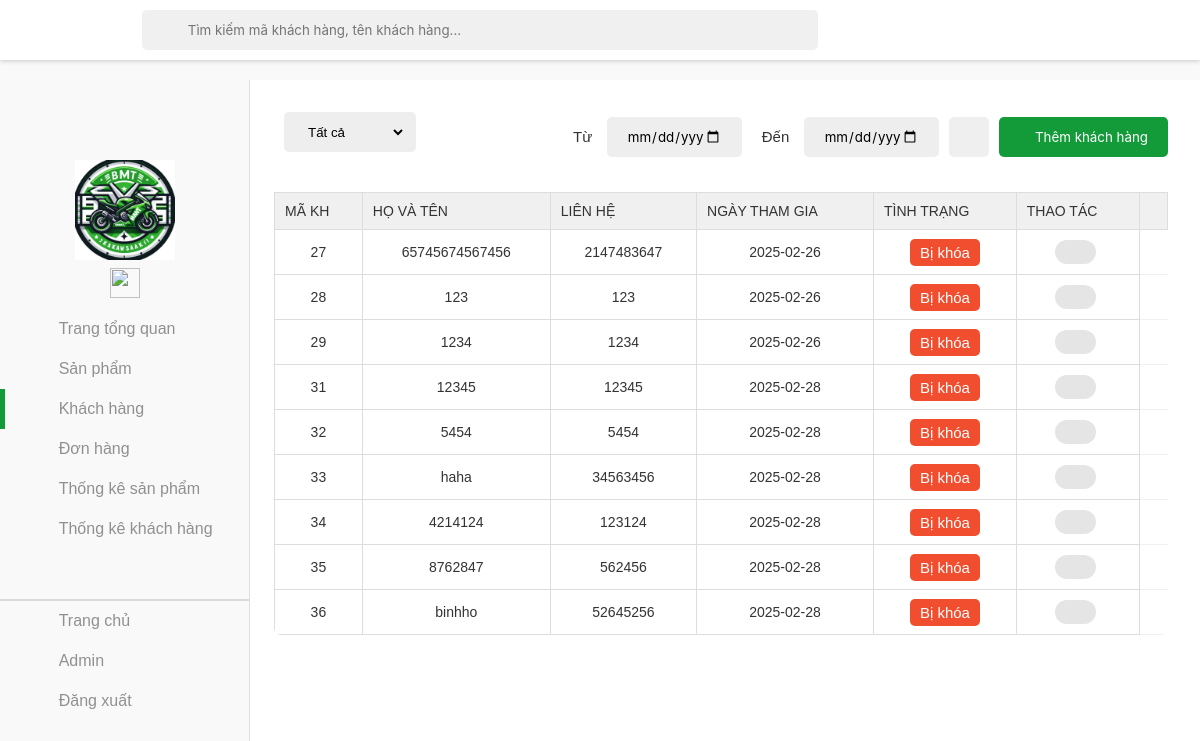
The app's page /khachhang/khachhang.php, older data.
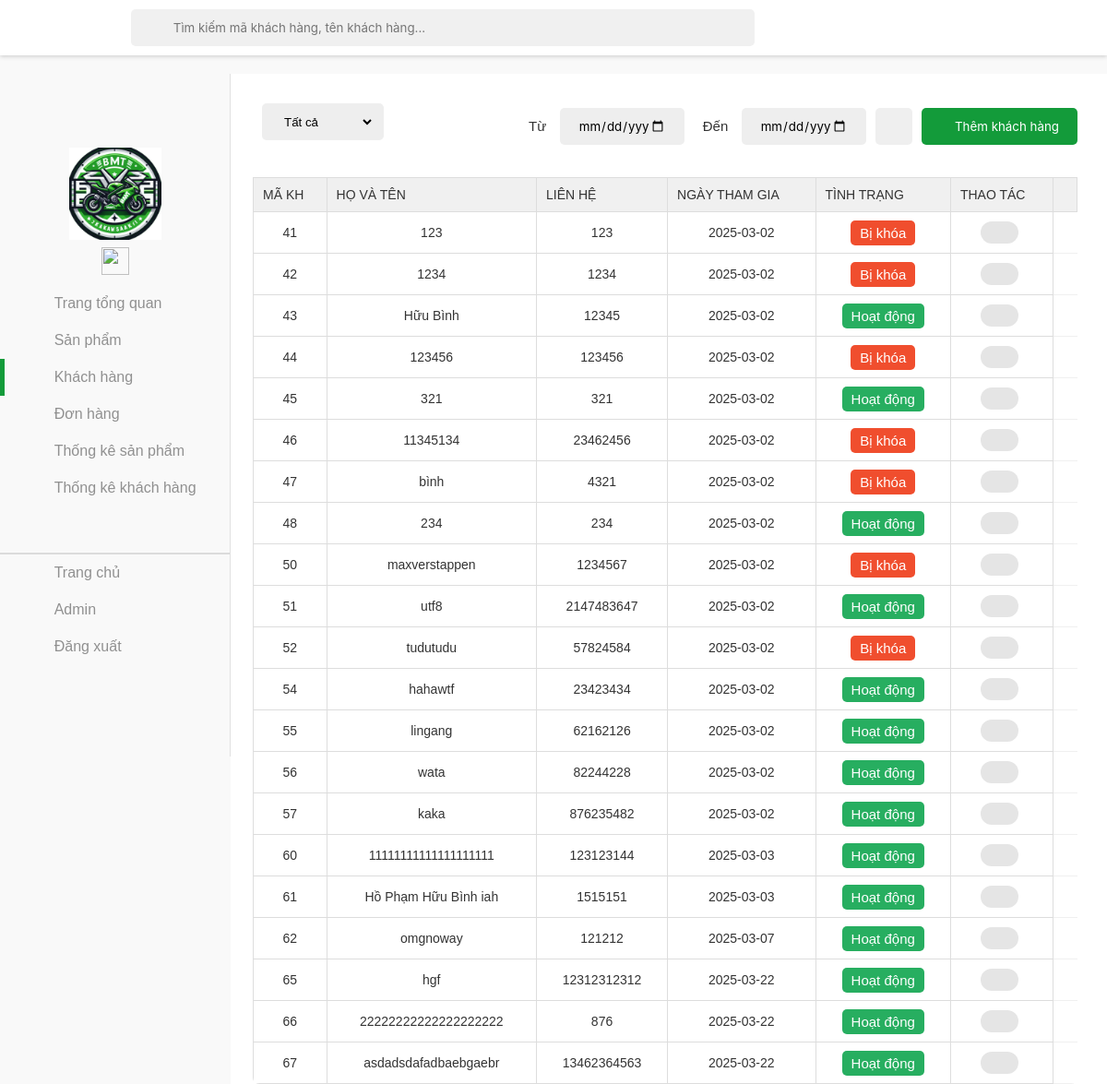
The same page, newer data.
### tables this page shows
CREATE TABLE `customer` (
  `id` int(20) NOT NULL,
  `name` varchar(20) NOT NULL,
  `contact` varchar(11) NOT NULL,
  `joindate` date NOT NULL,
  `status` int(255) NOT NULL,
  `password` varchar(255) NOT NULL,
  `email` varchar(255) NOT NULL
);

### khachhang/khachhang.php (the view, shortened to what the changed rows need)
<!DOCTYPE php>
<html lang="en">
<head>
    <link rel="stylesheet" href="../assets/css/admin.css">
    <link href="../assets/font/font-awesome-pro-v6-6.2.0/css/all.min.css" rel="stylesheet" type="text/css" />
    <link rel="stylesheet" href="../assets/css/admin-responsive.css">
</head>
<body>
    <div class="container">
        <main class="content">
            <div class="section">
                <div class="table">
                    <table width="100%">
                        <thead>
                            <tr>
                                <td>MÃ KH</td>
                                <td>Họ và tên</td>
                                <td>Liên hệ</td>
                                <td>Ngày tham gia</td>
                                <td>Tình trạng</td>
                                <td>Thao tác</td>
                                <td></td>
                            </tr>
                        </thead>
                        <tbody id="show-user">
                            <?php
                            $servername="localhost";
                            $username="root";
                            $password="";
                            $dbname="admindoan";
                            $conn = new mysqli($servername,$username,$password,$dbname);
                            $sql="SELECT id, name, contact, joindate, status FROM customer";
                            $result = $conn->query($sql);
                            if ($result->num_rows > 0) {
                                while($row= $result->fetch_assoc()) {
                                    echo "<tr>";
                                    echo "<td>".$row["id"]."</td>";
                                    echo "<td>".$row["name"]."</td>";
                                    echo "<td>".$row["contact"]."</td>";
                                    echo "<td>".$row["joindate"]."</td>";
                                    echo "<td><span class='status-".($row["status"]==1?"complete":"no-complete")."'>".($row["status"]==1?"Hoạt động":"Bị khóa")."</span></td>";
                                    echo "<td class='control control-table'>";
                                    echo "<a href='changekhachhang.php?id=".$row["id"]."'><button class='btn-edit' id='edit-account'  >";
                                    echo "<i class='fa-light fa-pen-to-square'></i></button></a>";
                                    echo "</td>";
                                    echo "</tr>";
                                }} else {
                                    echo "<div class='no-products'>Không có sản phẩm nào!</div>";                }
                            ?>
                        </tbody>
                    </table>
                </div>
            </div>
        </main>
    </div>
</body>
</html>

Row changes from the older to the newer data that the page shows:
removed customer: id "27", name "65745674567456", contact "2147483647", joindate "2025-02-26", status "Bị khóa"
removed customer: id "28", name "123", contact "123", joindate "2025-02-26", status "Bị khóa"
removed customer: id "29", name "1234", contact "1234", joindate "2025-02-26", status "Bị khóa"
removed customer: id "31", name "12345", contact "12345", joindate "2025-02-28", status "Bị khóa"
removed customer: id "32", name "5454", contact "5454", joindate "2025-02-28", status "Bị khóa"
removed customer: id "33", name "haha", contact "34563456", joindate "2025-02-28", status "Bị khóa"
removed customer: id "34", name "4214124", contact "123124", joindate "2025-02-28", status "Bị khóa"
removed customer: id "35", name "8762847", contact "562456", joindate "2025-02-28", status "Bị khóa"
removed customer: id "36", name "binhho", contact "52645256", joindate "2025-02-28", status "Bị khóa"
added customer: id "41", name "123", contact "123", joindate "2025-03-02", status "Bị khóa"
added customer: id "42", name "1234", contact "1234", joindate "2025-03-02", status "Bị khóa"
added customer: id "43", name "Hữu Bình", contact "12345", joindate "2025-03-02", status "Hoạt động"
added customer: id "44", name "123456", contact "123456", joindate "2025-03-02", status "Bị khóa"
added customer: id "45", name "321", contact "321", joindate "2025-03-02", status "Hoạt động"
added customer: id "46", name "11345134", contact "23462456", joindate "2025-03-02", status "Bị khóa"
added customer: id "47", name "bình", contact "4321", joindate "2025-03-02", status "Bị khóa"
added customer: id "48", name "234", contact "234", joindate "2025-03-02", status "Hoạt động"
added customer: id "50", name "maxverstappen", contact "1234567", joindate "2025-03-02", status "Bị khóa"
added customer: id "51", name "utf8", contact "2147483647", joindate "2025-03-02", status "Hoạt động"
added customer: id "52", name "tudutudu", contact "57824584", joindate "2025-03-02", status "Bị khóa"
added customer: id "54", name "hahawtf", contact "23423434", joindate "2025-03-02", status "Hoạt động"
added customer: id "55", name "lingang", contact "62162126", joindate "2025-03-02", status "Hoạt động"
added customer: id "56", name "wata", contact "82244228", joindate "2025-03-02", status "Hoạt động"
added customer: id "57", name "kaka", contact "876235482", joindate "2025-03-02", status "Hoạt động"
added customer: id "60", name "11111111111111111111", contact "123123144", joindate "2025-03-03", status "Hoạt động"
added customer: id "61", name "Hồ Phạm Hữu Bình iah", contact "1515151", joindate "2025-03-03", status "Hoạt động"
added customer: id "62", name "omgnoway", contact "121212", joindate "2025-03-07", status "Hoạt động"
added customer: id "65", name "hgf", contact "12312312312", joindate "2025-03-22", status "Hoạt động"
added customer: id "66", name "22222222222222222222", contact "876", joindate "2025-03-22", status "Hoạt động"
added customer: id "67", name "asdadsdafadbaebgaebr", contact "13462364563", joindate "2025-03-22", status "Hoạt động"
